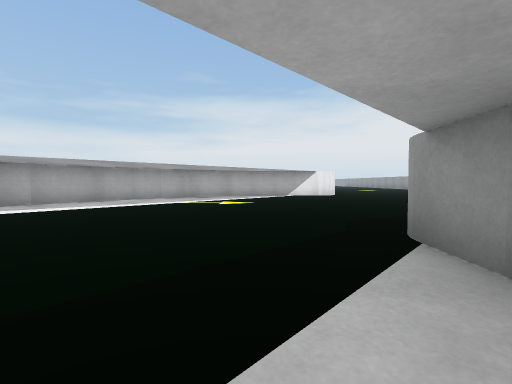
View 1 (above)

24 first-person views from a walk through a 3-D level made in the Unity game engine. The camera is 0.55 m above the floor, tilts 2° down and sees 85° across. The floor is counted in squares, 1 m on a side. Each view is taken from the middle of a square. On the plan, view 1 faces up. The plan holds only what a view shows up to about 9 squares ahead; the rest is blank. The place goes on beyond the plan.

View 2
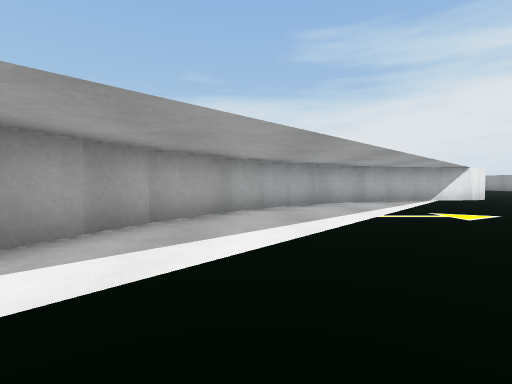

View 3
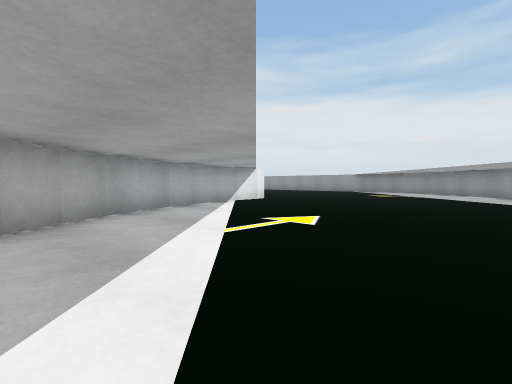

View 4
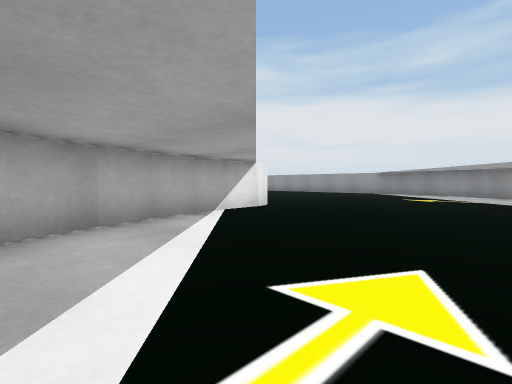

View 5
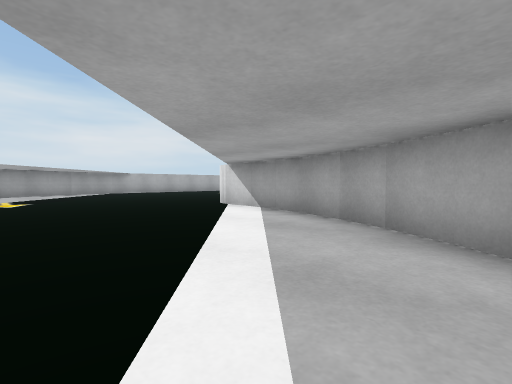

View 6
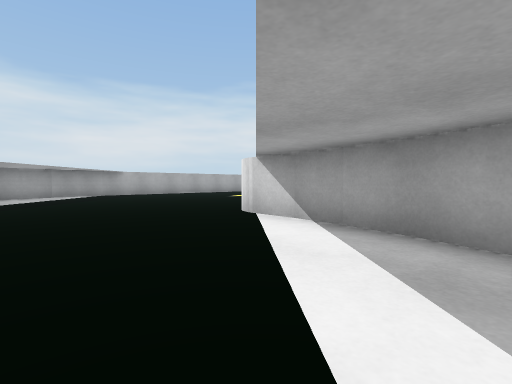

View 7
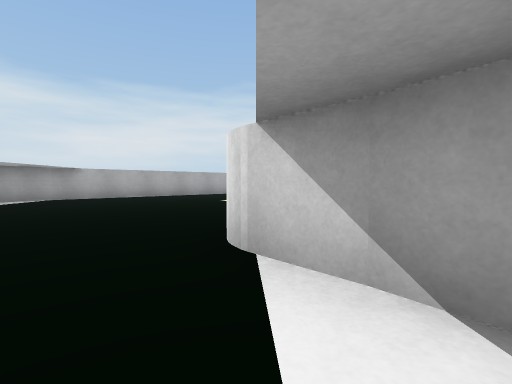

View 8
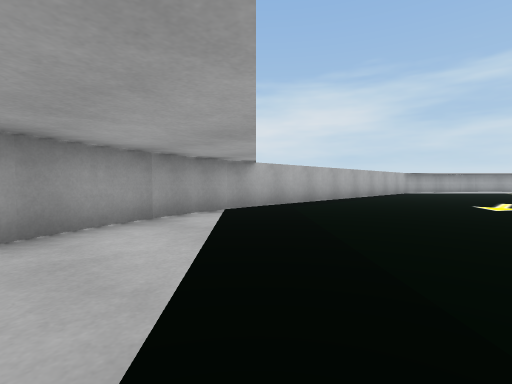

View 9
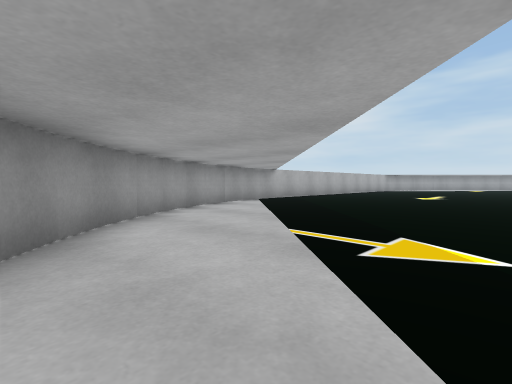

View 10
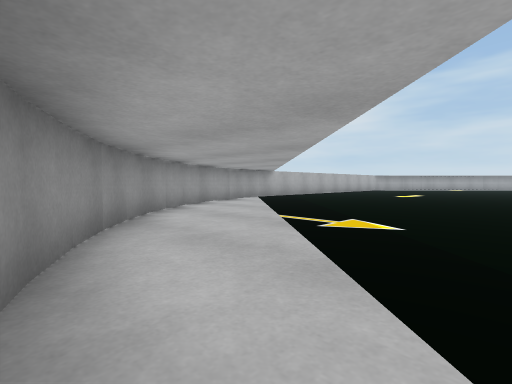

View 11
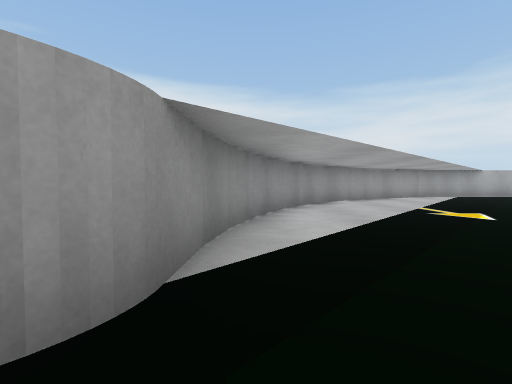

View 12
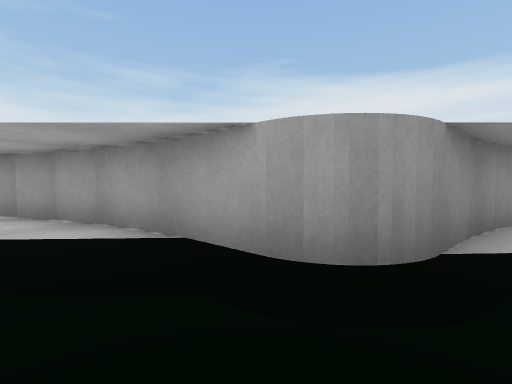

View 13
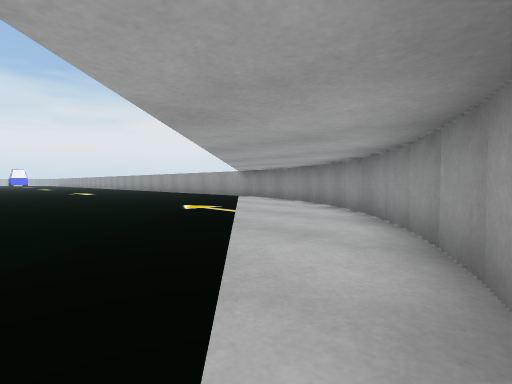

View 14
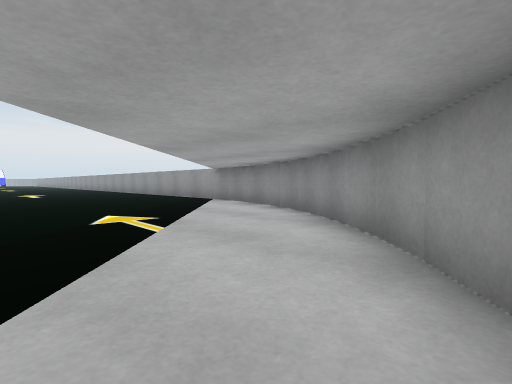

View 15
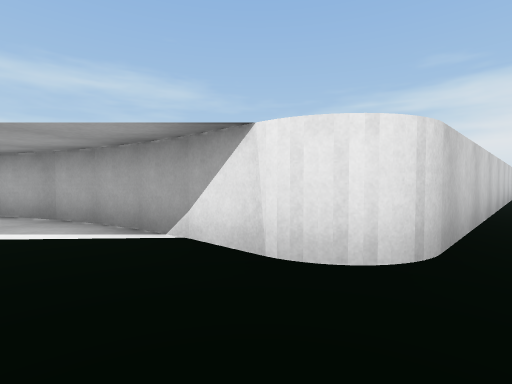

View 16
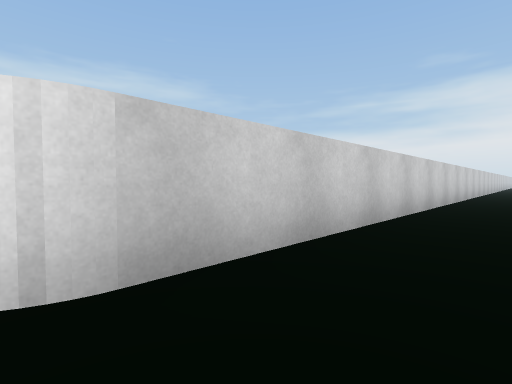

View 17
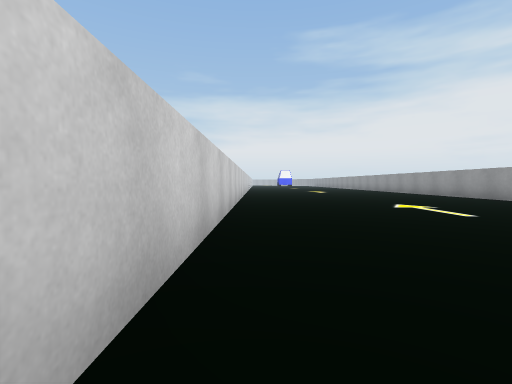

View 18
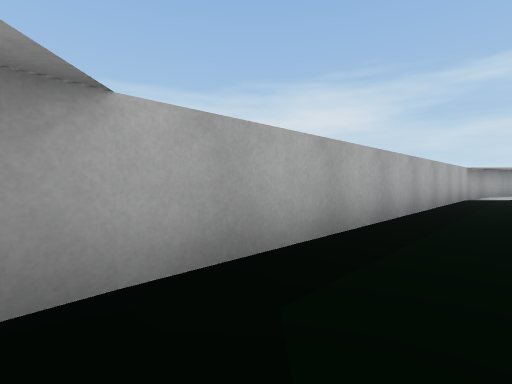

View 19
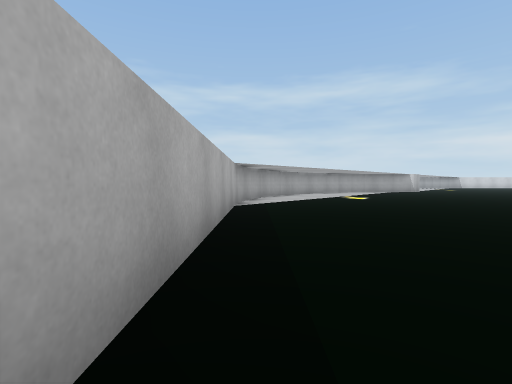

View 20
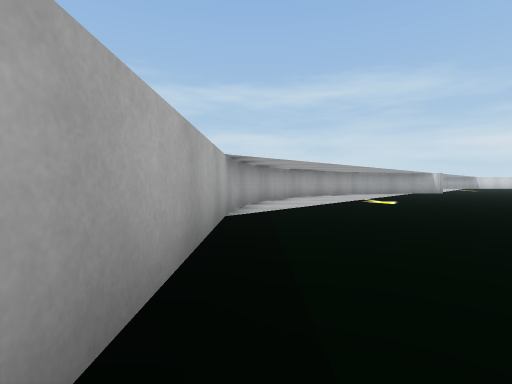

View 21
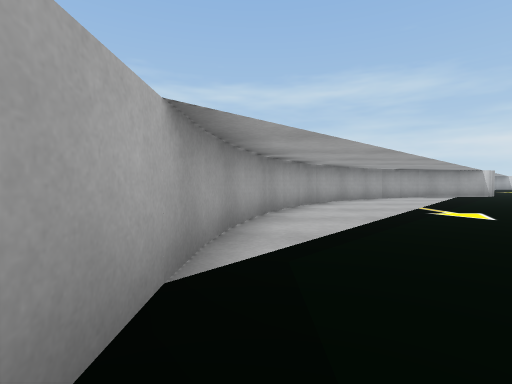

View 22
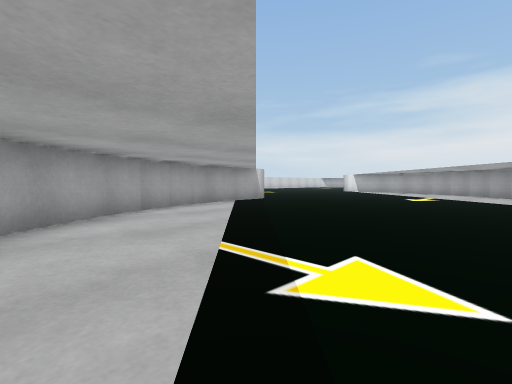

View 23
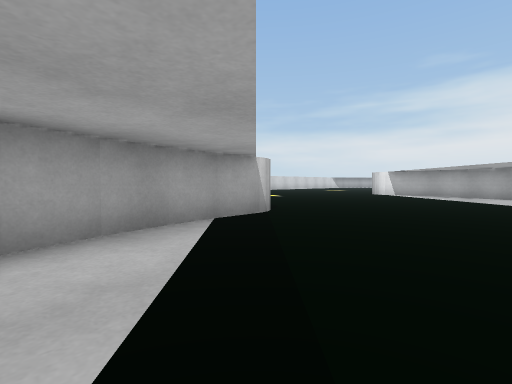

View 24
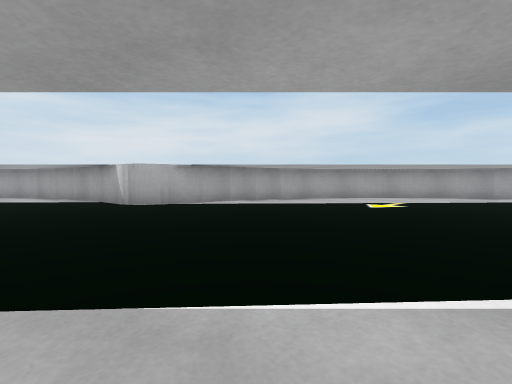

### Floor plan
Points are (right, up) in squares from view 1. A wall is a line through its corners. A room is listed if a view was taken in it or the views show most of it. See-through windows are left out.
Room 1 (views 1, 2, 3, 4, 5, 6, 7, 8, 9, 10, 11, 12, 13, 14, 15, 16, 17, 18, 19, 20, 21, 22, 23, 24)
walls: (-6.5, 3.5) (-6.5, 2.3); (-6.3, 4.3) (-6.6, 2.3); (-5.8, 6) (-6.1, 5.1) (-6.4, 4.2); (-18.5, -6.5) (-6.6, -6.5); (-5.4, 6.8) (-5.9, 5.9); (-19.3, -6.3) (-18.3, -6.5); (-6.7, -6.5) (-5.7, -6.3); (-20.2, -6.1) (-19.2, -6.3); (-5.8, -6.3) (-4.8, -6.1); (-4.9, 7.6) (-5.4, 6.7); (-21, -5.8) (-20.1, -6.1); (-5, -6.2) (-3.9, -5.8); (-21.8, -5.4) (-20.9, -5.8); (-4.1, -5.8) (-3.2, -5.4); (-4.4, 8.2) (-5, 7.4); (-22.5, -5) (-21.7, -5.5); (-23.3, -4.4) (-22.4, -5); (-3.3, -5.5) (-2.5, -5); (-23.9, -3.8) (-23.2, -4.5); (-2.6, -5) (-1.8, -4.4); (-3.8, 8.9) (-4.5, 8.2); (-24.5, -3.1) (-23.9, -3.9); (-1.9, -4.5) (-1.1, -3.8); (-1.2, -3.9) (-0.5, -3.2) (0, -2.4); (-25.5, -1.7) (-25, -2.5) (-24.4, -3.3); (-25.8, -0.9) (-25.4, -1.8); (-3.1, 9.5) (-3.9, 8.9); (-26.3, 0.8) (-26.1, -0.1) (-25.8, -1); (-0.1, -2.6) (0.4, -1.7); (-26.5, 2.6) (-26.4, 1.5); (0.4, -1.8) (0.8, -0.9); (-26.6, 2.7) (-26.3, 0.7); (-2.4, 10) (-3.2, 9.5); (0.8, -1) (1.1, 0); (1.1, -0.2) (1.3, 0.8); (-23.5, 10.6) (-24.1, 10.8); (1.3, 0.6) (1.6, 2.7); (1.5, 1.6) (1.5, 2.7); (-1.7, 10.5) (-2.5, 10); (2.3, 3.4) (4.4, 3.7); (-0.9, 10.8) (-1.8, 10.4); (2.4, 3.5) (3.5, 3.5); (-28.4, 3.6) (-27.3, 3.5); (0, 11.1) (-1, 10.8); (-29.3, 3.7) (-27.3, 3.4); (0.8, 11.3) (-0.2, 11.1); (4.2, 3.7) (5.2, 3.9); (-30.2, 3.9) (-29.2, 3.7); (-31, 4.2) (-30, 3.9); (5.1, 3.9) (6, 4.2); (2.7, 11.5) (1.6, 11.5); (2.8, 11.6) (0.7, 11.3); (5.9, 4.1) (6.8, 4.6); (6.7, 4.5) (7.6, 5.1); (7.4, 5) (8.2, 5.6); (8.1, 5.5) (8.9, 6.2); (8.8, 6.1) (9.5, 6.8); (9.4, 6.7) (10.1, 7.6); (3.5, 17.5) (3.5, 12.4); (9.9, 7.4) (10.5, 8.3); (-36, 9.5) (-35.8, 9.1)

Where each view was taken, in squares from view 1:
view 1: 0 up, 0 right, facing up
view 2: 3 up, 4 left, facing up
view 3: 5 up, 4 left, facing up-right
view 4: 7 up, 2 left, facing up-right
view 5: 8 up, 2 left, facing down-left
view 6: 6 up, 3 left, facing down-left
view 7: 4 up, 5 left, facing down-left
view 8: 2 down, 3 left, facing down-left
view 9: 0 up, 0 right, facing down-left
view 10: 1 up, 1 right, facing down-left
view 11: 4 up, 1 right, facing down
view 12: 5 up, 1 right, facing down-right
view 13: 4 up, 4 right, facing up-right
view 14: 5 up, 6 right, facing up-right
view 15: 10 up, 4 right, facing up-left
view 16: 12 up, 5 right, facing up-left
view 17: 13 up, 4 right, facing up
view 18: 5 down, 7 left, facing down-left
view 19: 6 down, 11 left, facing left
view 20: 6 down, 13 left, facing left
view 21: 6 down, 16 left, facing left
view 22: 4 down, 20 left, facing up-left
view 23: 1 down, 23 left, facing up-left
view 24: 10 up, 24 left, facing down-left
